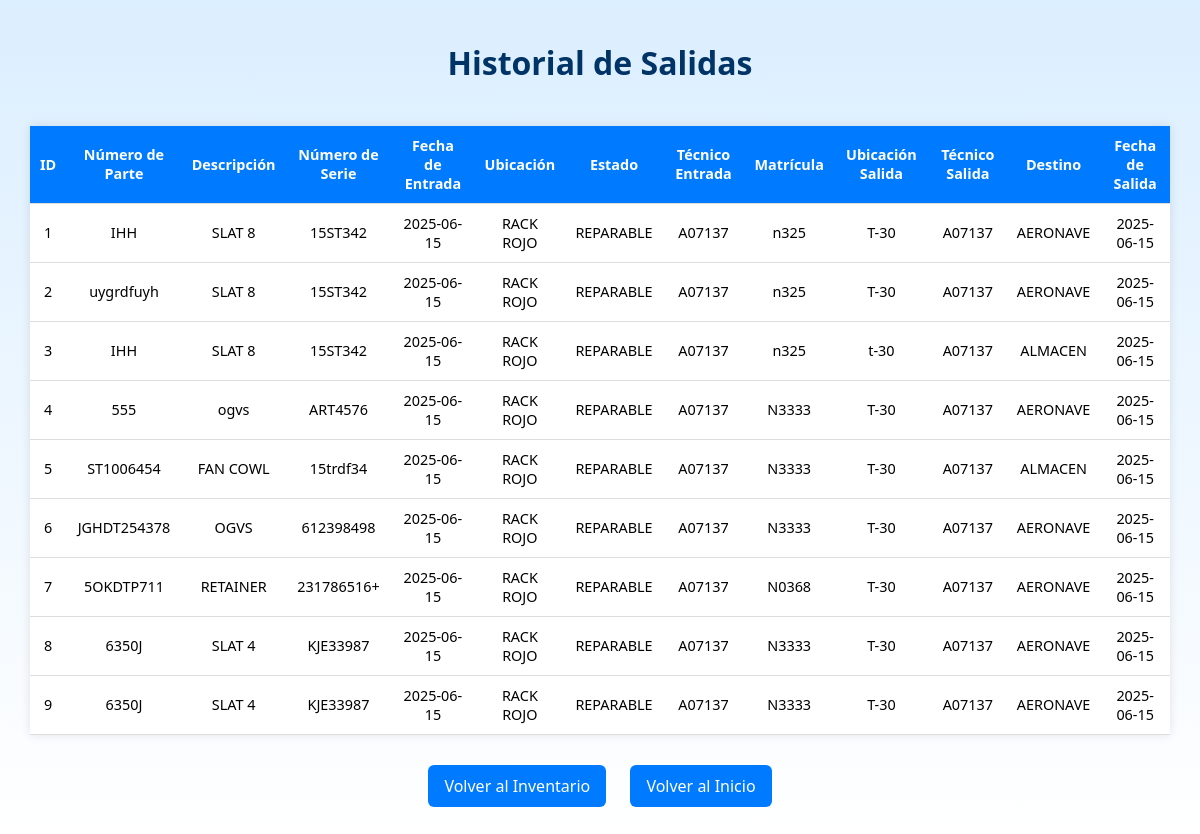
The app's page /history with its own data.
### tables this page shows
CREATE TABLE components (
            id INTEGER PRIMARY KEY AUTOINCREMENT,
            part_number TEXT,
            description TEXT,
            serial_number TEXT,
            entry_date TEXT,
            location TEXT,
            status TEXT,
            technician TEXT,
            aircraft_registration TEXT,
            output_location TEXT,
            output_technician TEXT,
            output_destination TEXT,
            output_date TEXT
        );

### app.py (the view)
@app.route('/historial_salidas')
@app.route('/history')  # ruta alternativa opcional
def historial_salidas():
    conn = sqlite3.connect(DB_FILE)
    cursor = conn.cursor()
    cursor.execute('''
        SELECT * FROM components
        WHERE output_date IS NOT NULL
        ORDER BY output_date DESC
    ''')
    rows = cursor.fetchall()
    columns = [col[0] for col in cursor.description]
    salidas = [dict(zip(columns, row)) for row in rows]
    conn.close()
    return render_template('historial_salidas.html', salidas=salidas)

### templates/historial_salidas.html (shortened to what this page needs)
<!DOCTYPE html>
<html lang="es">
<head>
</head>
<body>
    <h1>Historial de Salidas</h1>
    <table>
        <tr>
            <th>ID</th>
            <th>Número de Parte</th>
            <th>Descripción</th>
            <th>Número de Serie</th>
            <th>Fecha de Entrada</th>
            <th>Ubicación</th>
            <th>Estado</th>
            <th>Técnico Entrada</th>
            <th>Matrícula</th>
            <th>Ubicación Salida</th>
            <th>Técnico Salida</th>
            <th>Destino</th>
            <th>Fecha de Salida</th>
        </tr>
        {% for salida in salidas %}
        <tr>
            <td>{{ salida.id }}</td>
            <td>{{ salida.part_number }}</td>
            <td>{{ salida.description }}</td>
            <td>{{ salida.serial_number }}</td>
            <td>{{ salida.entry_date }}</td>
            <td>{{ salida.location }}</td>
            <td>{{ salida.status }}</td>
            <td>{{ salida.technician }}</td>
            <td>{{ salida.aircraft_registration }}</td>
            <td>{{ salida.output_location }}</td>
            <td>{{ salida.output_technician }}</td>
            <td>{{ salida.output_destination }}</td>
            <td>{{ salida.output_date }}</td>
        </tr>
        {% endfor %}
    </table>
    <div class="bottom-buttons">
        <a href="{{ url_for('inventory') }}">Volver al Inventario</a>
        <a href="{{ url_for('index') }}">Volver al Inicio</a>
    </div>
</body>
</html>

### templates/historial_salidas.html (style rules this page uses)
body { background: linear-gradient(to bottom, #dbeeff, #ffffff); font-family: 'Segoe UI', sans-serif; margin: 0; padding: 0; }
h1 { text-align: center; color: #003366; padding: 20px 0; }
table { width: 95%; margin: 0 auto; border-collapse: collapse; background-color: white; box-shadow: 0 0 10px rgba(0, 0, 0, 0.1); }
th, td { padding: 10px; text-align: center; border-bottom: 1px solid #ddd; font-size: 0.9rem; }
th { background-color: #007bff; color: white; }
.bottom-buttons { text-align: center; margin: 30px 0; }
.bottom-buttons a { margin: 0 10px; display: inline-block; padding: 10px 16px; background-color: #007bff; color: white; text-decoration: none; border-radius: 6px; }

### records on screen
components: id "1", part_number "IHH", description "SLAT 8", serial_number "15ST342", entry_date "2025-06-15", location "RACK ROJO", status "REPARABLE", technician "A07137", aircraft_registration "n325", output_location "T-30", output_technician "A07137", output_destination "AERONAVE", output_date "2025-06-15"
components: id "2", part_number "uygrdfuyh", description "SLAT 8", serial_number "15ST342", entry_date "2025-06-15", location "RACK ROJO", status "REPARABLE", technician "A07137", aircraft_registration "n325", output_location "T-30", output_technician "A07137", output_destination "AERONAVE", output_date "2025-06-15"
components: id "3", part_number "IHH", description "SLAT 8", serial_number "15ST342", entry_date "2025-06-15", location "RACK ROJO", status "REPARABLE", technician "A07137", aircraft_registration "n325", output_location "t-30", output_technician "A07137", output_destination "ALMACEN", output_date "2025-06-15"
components: id "4", part_number "555", description "ogvs", serial_number "ART4576", entry_date "2025-06-15", location "RACK ROJO", status "REPARABLE", technician "A07137", aircraft_registration "N3333", output_location "T-30", output_technician "A07137", output_destination "AERONAVE", output_date "2025-06-15"
components: id "5", part_number "ST1006454", description "FAN COWL", serial_number "15trdf34", entry_date "2025-06-15", location "RACK ROJO", status "REPARABLE", technician "A07137", aircraft_registration "N3333", output_location "T-30", output_technician "A07137", output_destination "ALMACEN", output_date "2025-06-15"
components: id "6", part_number "JGHDT254378", description "OGVS", serial_number "612398498", entry_date "2025-06-15", location "RACK ROJO", status "REPARABLE", technician "A07137", aircraft_registration "N3333", output_location "T-30", output_technician "A07137", output_destination "AERONAVE", output_date "2025-06-15"
components: id "7", part_number "5OKDTP711", description "RETAINER", serial_number "231786516+", entry_date "2025-06-15", location "RACK ROJO", status "REPARABLE", technician "A07137", aircraft_registration "N0368", output_location "T-30", output_technician "A07137", output_destination "AERONAVE", output_date "2025-06-15"
components: id "8", part_number "6350J", description "SLAT 4", serial_number "KJE33987", entry_date "2025-06-15", location "RACK ROJO", status "REPARABLE", technician "A07137", aircraft_registration "N3333", output_location "T-30", output_technician "A07137", output_destination "AERONAVE", output_date "2025-06-15"
components: id "9", part_number "6350J", description "SLAT 4", serial_number "KJE33987", entry_date "2025-06-15", location "RACK ROJO", status "REPARABLE", technician "A07137", aircraft_registration "N3333", output_location "T-30", output_technician "A07137", output_destination "AERONAVE", output_date "2025-06-15"
